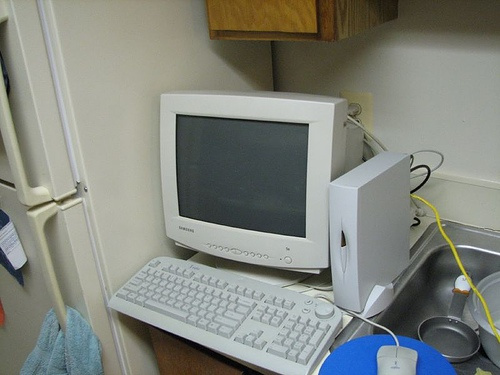
//> input picture Topic/001_read_show/test.jpg, 500 x 375 px
$ ./047_connectedComponents   (built with g++ and OpenCV 4)
//> lines starting //> are read from the running program, lines starting //| are printed output that depends on the picture; after the words box and inside, x2 and y2 are one past the last pixel; in counts of white or black regions, pixels touching at a corner belong together
#include <opencv2/opencv.hpp>
#include <iostream>

using namespace cv;
using namespace std;

RNG rng(12345);
void componentwithstats_demo(Mat &image);
int main(int argc, char** argv) {
	Mat src = imread("H:\\OpenCV_Learning\\test.jpg");
//> src is the input picture: 375 rows x 500 cols, CV_8UC3; mean B, G, R 126.1, 133.4, 130.1
	if (src.empty()) {
		printf("could not load image...\n");
	}
	imshow("input", src);
	componentwithstats_demo(src);

	waitKey(0);
	destroyAllWindows();
	return 0;
}

void componentwithstats_demo(Mat &image) {
	// extract labels
	Mat gray, binary;
	GaussianBlur(image, image, Size(3, 3), 0);
	cvtColor(image, gray, COLOR_BGR2GRAY);
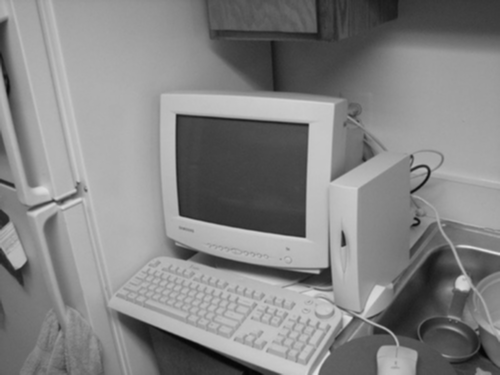
//> gray: 375 rows x 500 cols, CV_8UC1; min 6, max 227, mean 131.6
	threshold(gray, binary, 0, 255, THRESH_BINARY | THRESH_OTSU);
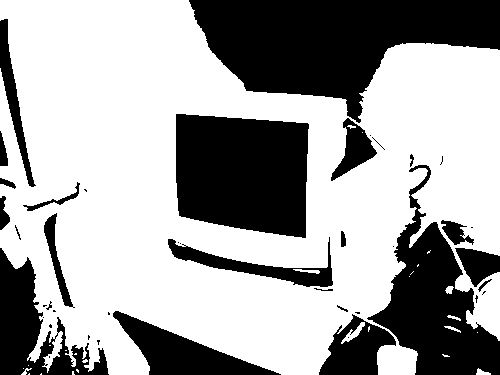
//> binary: 375 rows x 500 cols, CV_8UC1; 64.1% white; 43 black regions (20 under 20 px), largest, box (x1, y1, x2, y2) and area: (189, 0, 500, 123) 21295, (176, 114, 309, 238) 14273, (367, 165, 500, 375) 11165
	Mat labels = Mat::zeros(image.size(), CV_32S);
	Mat stats, centroids;
	int num_labels = connectedComponentsWithStats(binary, labels, stats, centroids, 8, 4);
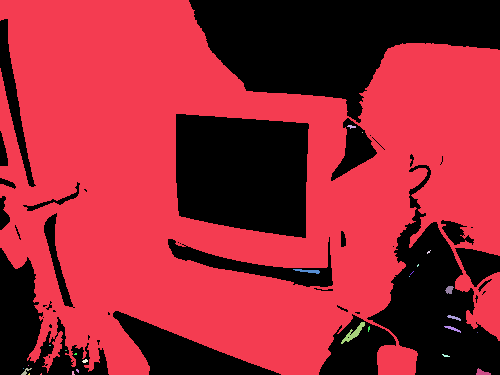
//> labels: 375 rows x 500 cols, CV_32SC1; 28 distinct labels, from 0 to 27; one colour per label, 0 black
//> stats = 28 rows, first 6: [0, 0, 500, 375, 67238], [0, 0, 500, 375, 119711], [347, 125, 9, 4, 20], [362, 132, 1, 1, 1], [427, 250, 4, 4, 7], [417, 264, 2, 3, 4]; centroids = 28 pairs, first value 23 to 481.8, second value 126.2 to 373.7; num_labels = 28
	printf("total labels : %d\n", (num_labels - 1));
//| total labels : 27
	vector<Vec3b> colors(num_labels);

	// background color
	colors[0] = Vec3b(0, 0, 0);

	// object color
	for (int i = 1; i < num_labels; i++) {
		colors[i] = Vec3b(rng.uniform(0, 256), rng.uniform(0, 256), rng.uniform(0, 256));
	}
//> this loop made 27 passes

	// extract stats info
	Mat dst = image.clone();
	int w = image.cols;
//> w = 500
	int h = image.rows;
//> h = 375
	for (int i = 1; i < num_labels; i++) {
		// 中心位置
		int cx = centroids.at<double>(i, 0);
		int cy = centroids.at<double>(i, 1);

		int x = stats.at<int>(i, CC_STAT_LEFT);
		int y = stats.at<int>(i, CC_STAT_TOP);
		int w = stats.at<int>(i, CC_STAT_WIDTH);
		int h = stats.at<int>(i, CC_STAT_HEIGHT);
		int area = stats.at<int>(i, CC_STAT_AREA);

		// 中心位置绘制
		circle(dst, Point(cx, cy), 2, Scalar(0, 255, 0), 2, 8, 0);
		// 外接矩形
		Rect rect(x, y, w, h);
		rectangle(dst, rect, colors[i], 1, 8, 0);
		putText(dst, format("num:%d", i), Point(x, y), FONT_HERSHEY_SIMPLEX, .5, Scalar(0, 0, 255), 1);
		printf(" num: %d,  rice area %d\n", i, area);
	}
//> this loop made 27 passes
//> (cx, cy, x, y, w, h, area) on passes 1, 2, 6, 9, 10, 11, 13, 22, 24: (229, 185, 0, 0, 500, 375, 119711), (351, 126, 347, 125, 9, 4, 20), (307, 270, 293, 269, 27, 5, 68), (449, 289, 445, 286, 9, 8, 49), (453, 317, 447, 315, 14, 6, 36), (353, 332, 341, 322, 24, 22, 158), (452, 328, 444, 326, 17, 7, 42), (25, 371, 21, 368, 11, 7, 29), (481, 372, 476, 368, 15, 7, 59)
//|  num: 1,  rice area 119711
//|  num: 2,  rice area 20
//|  num: 3,  rice area 1
//|  num: 4,  rice area 7
//|  num: 5,  rice area 4
//|  num: 6,  rice area 68
//|  num: 7,  rice area 4
//|  num: 8,  rice area 1
//> (output is shown up to pass 8 of 27)
//> pass 1, in componentwithstats_demo, `putText(dst, format("num:%d", i), Point(x, y), FONT_HERSHEY_SIMPLEX, ...`:
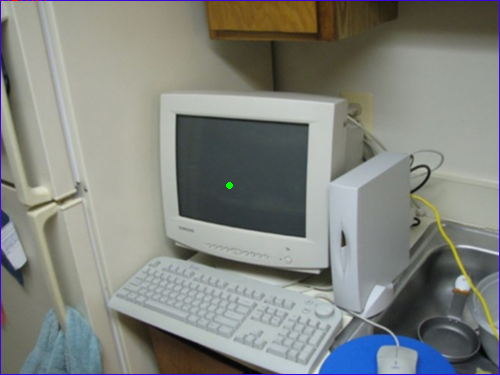
//> dst: 375 rows x 500 cols, CV_8UC3; mean B, G, R 127.2, 132.6, 129.7
//> pass 2, in componentwithstats_demo, `putText(dst, format("num:%d", i), Point(x, y), FONT_HERSHEY_SIMPLEX, ...`:
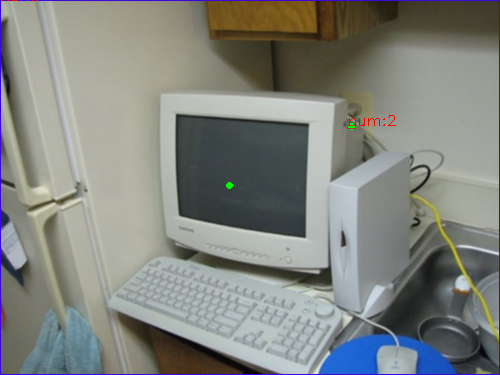
//> dst: 375 rows x 500 cols, CV_8UC3; 0.08% of pixels changed, all inside (x1, y1, x2, y2) = (347, 115, 396, 130)
//> pass 3, in componentwithstats_demo, `putText(dst, format("num:%d", i), Point(x, y), FONT_HERSHEY_SIMPLEX, ...`:
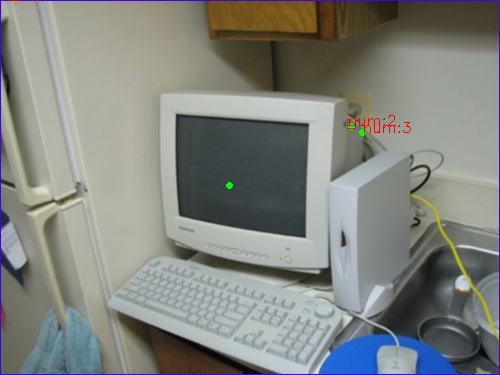
//> dst: 375 rows x 500 cols, CV_8UC3; 0.07% of pixels changed, all inside (x1, y1, x2, y2) = (359, 122, 411, 136)
//> after the loop:
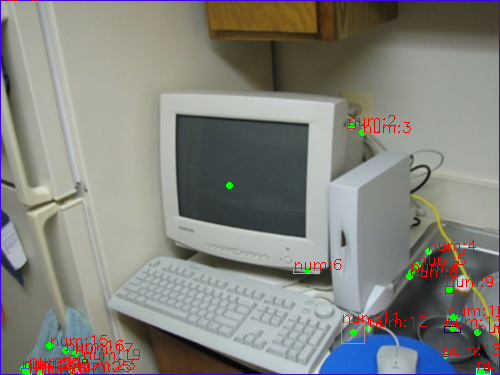
//> dst: 375 rows x 500 cols, CV_8UC3; 1.77% of pixels changed, all inside (x1, y1, x2, y2) = (20, 240, 500, 375)
	imshow("ccla-demo", dst);
	imwrite("ccla_dst.png", dst);
}
